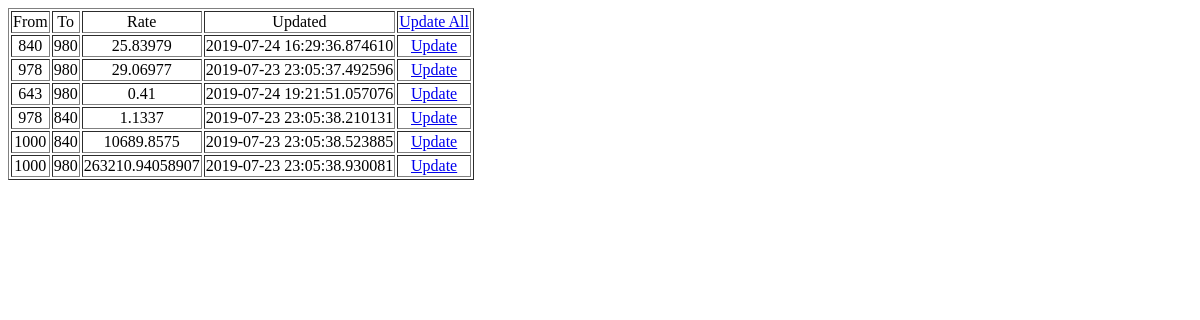
Page /xrates on the earlier database version.
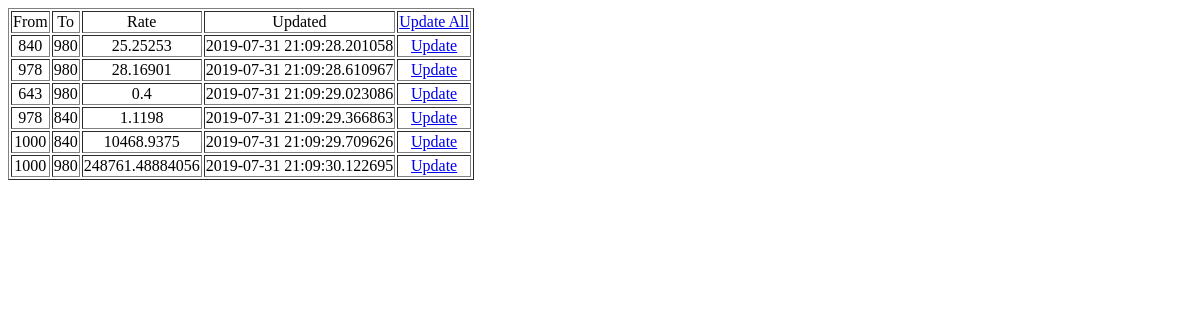
Same page on the later database version.
### models.py (models this page shows, shortened)
class _Model(Model):
    class Meta:
        database = db

class ExRate(_Model):
    class Meta:
        db_table = "ex_rates"
        indexes = (
            (("from_currency", "to_currency"), True),
        )
    from_currency = IntegerField()
    to_currency = IntegerField()
    rate = DoubleField()
    updated = DateTimeField(default = peewee_datetime.datetime.now)
    module = CharField(max_length = 100)

### views.py (the view)
@app.route("/xrates")
def view_rates():
    return controllers.ViewAllRates().call()

### controllers.py (called while the page is built)
    def call(self, *args, **kwds):
        try:
            return self._call(*args, **kwds)
        except Exception as ex:
            return make_response(str(ex), 500)

    def _call(self):
        xrates = ExRate.select()
        return render_template("xrates.html", xrates = xrates)

### templates/xrates.html (shortened to what this page needs)
<html lang="en">
<head>
</head>
<body>
    <table border="1">
        <thead align="center">
            <td>From</td>
            <td>To</td>
            <td>Rate</td>
            <td>Updated</td>
            <td>
                <a href="{{url_for('update_xrates')}}">Update All</a>
            </td>
        </thead>
        {% for rate in xrates %}
        <tr align="center">
            <td>{{rate.from_currency}}</td>
            <td>{{rate.to_currency}}</td>
            <td>{{rate.rate}}</td>
            <td>{{rate.updated}}</td>
            <td>
                <a href="{{url_for('update_xrates', from_currency=rate.from_currency, to_currency=rate.to_currency)}}">Update</a>
            </td>
        </tr>
        {% endfor %}
    </table>
</body>
</html>

Differences in the rows shown:
changed ExRate (number 1 of 6 on the later page): rate "25.83979" → "25.25253"; updated "2019-07-24 16:29:36.874610" → "2019-07-31 21:09:28.201058"
changed ExRate (number 2 of 6 on the later page): rate "29.06977" → "28.16901"; updated "2019-07-23 23:05:37.492596" → "2019-07-31 21:09:28.610967"
changed ExRate (number 3 of 6 on the later page): rate "0.41" → "0.4"; updated "2019-07-24 19:21:51.057076" → "2019-07-31 21:09:29.023086"
changed ExRate (number 4 of 6 on the later page): rate "1.1337" → "1.1198"; updated "2019-07-23 23:05:38.210131" → "2019-07-31 21:09:29.366863"
changed ExRate (number 5 of 6 on the later page): rate "10689.8575" → "10468.9375"; updated "2019-07-23 23:05:38.523885" → "2019-07-31 21:09:29.709626"
changed ExRate (number 6 of 6 on the later page): rate "263210.94058907" → "248761.48884056"; updated "2019-07-23 23:05:38.930081" → "2019-07-31 21:09:30.122695"
